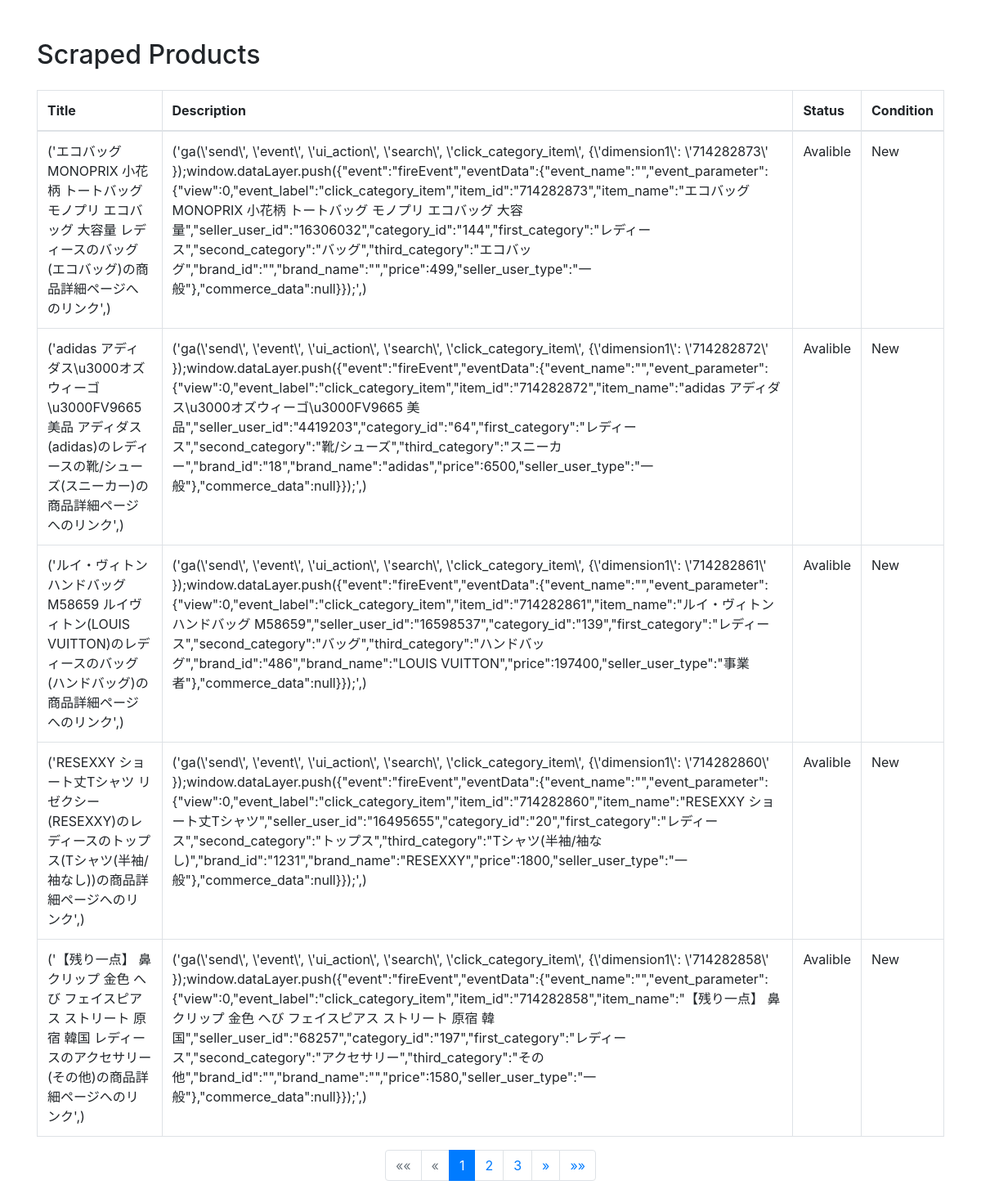
The app's page /results/ with its own data.
### rakuma_scraper/models.py (models this page shows)
class product(models.Model):
    title=models.CharField(max_length=100)
    description=models.TextField()
    status=models.CharField( max_length=50)
    condition=models.CharField(max_length=50)

### rakuma_scraper/views.py (the view)
# urls.py: path('results/',views.display)
def display(request):
    products=product.objects.all()
    paginator = Paginator(products, 5)
    page_number = request.GET.get('page')
    page_obj = paginator.get_page(page_number)
    return render(request,'results.html',{'page_obj':page_obj})

### rakuma_scraper/templates/results.html (shortened to what this page needs)
<!DOCTYPE html>
<html lang="en">
<head>
    <link rel="stylesheet" href="https://maxcdn.bootstrapcdn.com/bootstrap/4.5.2/css/bootstrap.min.css">
</head>
<body>
    <div class="container mt-5">
        <h2 class="mb-4">Scraped Products</h2>
        <table class="table table-bordered table-hover">
            <thead>
                <tr>
                    <th>Title</th>
                    <th>Description</th>
                    <th>Status</th>
                    <th>Condition</th>
                </tr>
            </thead>
            <tbody>
                {% for product in page_obj %}
                <tr>
                    <td>{{ product.title }}</td>
                    <td>{{ product.description }}</td>
                    <td>{{ product.status }}</td>
                    <td>{{ product.condition }}</td>
                </tr>
                {% empty %}
                <tr>
                    <td colspan="4" class="text-center">No products found.</td>
                </tr>
                {% endfor %}
            </tbody>
        </table>
        <nav aria-label="Page navigation">
            <ul class="pagination justify-content-center">
                {% if page_obj.has_previous %}
                    <li class="page-item">
                        <a class="page-link" href="?page=1" aria-label="First">
                            <span aria-hidden="true">&laquo;&laquo;</span>
                        </a>
                    </li>
                    <li class="page-item">
                        <a class="page-link" href="?page={{ page_obj.previous_page_number }}" aria-label="Previous">
                            <span aria-hidden="true">&laquo;</span>
                        </a>
                    </li>
                {% else %}
                    <li class="page-item disabled">
                        <span class="page-link">&laquo;&laquo;</span>
                    </li>
                    <li class="page-item disabled">
                        <span class="page-link">&laquo;</span>
                    </li>
                {% endif %}
                {% for num in page_obj.paginator.page_range %}
                    {% if page_obj.number == num %}
                        <li class="page-item active"><span class="page-link">{{ num }}</span></li>
                    {% elif num > page_obj.number|add:-3 and num < page_obj.number|add:3 %}
                        <li class="page-item"><a class="page-link" href="?page={{ num }}">{{ num }}</a></li>
                    {% endif %}
                {% endfor %}
                {% if page_obj.has_next %}
                    <li class="page-item">
                        <a class="page-link" href="?page={{ page_obj.next_page_number }}" aria-label="Next">
                            <span aria-hidden="true">&raquo;</span>
                        </a>
                    </li>
                    <li class="page-item">
                        <a class="page-link" href="?page={{ page_obj.paginator.num_pages }}" aria-label="Last">
                            <span aria-hidden="true">&raquo;&raquo;</span>
                        </a>
                    </li>
                {% endif %}
            </ul>
        </nav>
    </div>
</body>
</html>

### records on screen
product: title "('エコバッグ MONOPRIX 小花柄 トートバッグ モノプリ エコバッグ 大容量 レディースのバッグ(エコバッグ)の商品詳細ページへのリンク',)", description "('ga(\\'send\\', \\'event\\', \\'ui_action\\', \\'search\\', \\'click_category_item\\', {\\'dimension1\\': \\'714282873\\' });window.dataLayer.push({\"event\":\"fireEvent\",\"eventData\":{\"event_name\":\"\",\"event_parameter\":{\"view\":0,\"event_label\":\"click_category_item\",\"item_id\":\"714282873\",\"item_name\":\"エコバッグ MONOPRIX 小花柄 トートバッグ モノプリ エコバッグ 大容量\",\"seller_user_id\":\"16306032\",\"category_id\":\"144\",\"first_category\":\"レディース\",\"second_category\":\"バッグ\",\"third_category\":\"エコバッグ\",\"brand_id\":\"\",\"brand_name\":\"\",\"price\":499,\"seller_user_type\":\"一般\"},\"commerce_data\":null}});',)", status "Avalible", condition "New"
product: title "('adidas アディダス\\u3000オズウィーゴ\\u3000FV9665 美品 アディダス(adidas)のレディースの靴/シューズ(スニーカー)の商品詳細ページへのリンク',)", description "('ga(\\'send\\', \\'event\\', \\'ui_action\\', \\'search\\', \\'click_category_item\\', {\\'dimension1\\': \\'714282872\\' });window.dataLayer.push({\"event\":\"fireEvent\",\"eventData\":{\"event_name\":\"\",\"event_parameter\":{\"view\":0,\"event_label\":\"click_category_item\",\"item_id\":\"714282872\",\"item_name\":\"adidas アディダス\\u3000オズウィーゴ\\u3000FV9665 美品\",\"seller_user_id\":\"4419203\",\"category_id\":\"64\",\"first_category\":\"レディース\",\"second_category\":\"靴/シューズ\",\"third_category\":\"スニーカー\",\"brand_id\":\"18\",\"brand_name\":\"adidas\",\"price\":6500,\"seller_user_type\":\"一般\"},\"commerce_data\":null}});',)", status "Avalible", condition "New"
product: title "('ルイ・ヴィトン ハンドバッグ M58659 ルイヴィトン(LOUIS VUITTON)のレディースのバッグ(ハンドバッグ)の商品詳細ページへのリンク',)", description "('ga(\\'send\\', \\'event\\', \\'ui_action\\', \\'search\\', \\'click_category_item\\', {\\'dimension1\\': \\'714282861\\' });window.dataLayer.push({\"event\":\"fireEvent\",\"eventData\":{\"event_name\":\"\",\"event_parameter\":{\"view\":0,\"event_label\":\"click_category_item\",\"item_id\":\"714282861\",\"item_name\":\"ルイ・ヴィトン ハンドバッグ M58659\",\"seller_user_id\":\"16598537\",\"category_id\":\"139\",\"first_category\":\"レディース\",\"second_category\":\"バッグ\",\"third_category\":\"ハンドバッグ\",\"brand_id\":\"486\",\"brand_name\":\"LOUIS VUITTON\",\"price\":197400,\"seller_user_type\":\"事業者\"},\"commerce_data\":null}});',)", status "Avalible", condition "New"
product: title "('RESEXXY ショート丈Tシャツ リゼクシー(RESEXXY)のレディースのトップス(Tシャツ(半袖/袖なし))の商品詳細ページへのリンク',)", description "('ga(\\'send\\', \\'event\\', \\'ui_action\\', \\'search\\', \\'click_category_item\\', {\\'dimension1\\': \\'714282860\\' });window.dataLayer.push({\"event\":\"fireEvent\",\"eventData\":{\"event_name\":\"\",\"event_parameter\":{\"view\":0,\"event_label\":\"click_category_item\",\"item_id\":\"714282860\",\"item_name\":\"RESEXXY ショート丈Tシャツ\",\"seller_user_id\":\"16495655\",\"category_id\":\"20\",\"first_category\":\"レディース\",\"second_category\":\"トップス\",\"third_category\":\"Tシャツ(半袖/袖なし)\",\"brand_id\":\"1231\",\"brand_name\":\"RESEXXY\",\"price\":1800,\"seller_user_type\":\"一般\"},\"commerce_data\":null}});',)", status "Avalible", condition "New"
product: title "('【残り一点】 鼻クリップ 金色 へび フェイスピアス ストリート 原宿 韓国 レディースのアクセサリー(その他)の商品詳細ページへのリンク',)", description "('ga(\\'send\\', \\'event\\', \\'ui_action\\', \\'search\\', \\'click_category_item\\', {\\'dimension1\\': \\'714282858\\' });window.dataLayer.push({\"event\":\"fireEvent\",\"eventData\":{\"event_name\":\"\",\"event_parameter\":{\"view\":0,\"event_label\":\"click_category_item\",\"item_id\":\"714282858\",\"item_name\":\"【残り一点】 鼻クリップ 金色 へび フェイスピアス ストリート 原宿 韓国\",\"seller_user_id\":\"68257\",\"category_id\":\"197\",\"first_category\":\"レディース\",\"second_category\":\"アクセサリー\",\"third_category\":\"その他\",\"brand_id\":\"\",\"brand_name\":\"\",\"price\":1580,\"seller_user_type\":\"一般\"},\"commerce_data\":null}});',)", status "Avalible", condition "New"

### other values on screen
{{ num }} "1"
{{ num }} "2" "3"
